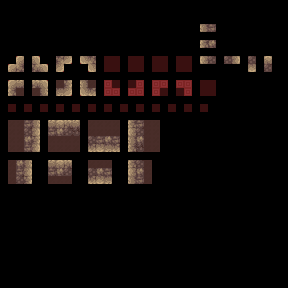

Rendered tile map (Tiled .tmx) drawn with the repository's tilesets; below, a short description and the map source with its tile grids summarised:
An orthogonal 36x36 tile map with 8x8 px tiles, 3 tile layers (regions, input_FG, output_FG).

<map version="1.2" tiledversion="1.2.4" orientation="orthogonal" renderorder="right-down" width="36" height="36" tilewidth="8" tileheight="8" infinite="0" nextlayerid="15" nextobjectid="1">
 <tileset firstgid="1" name="tiles" tilewidth="8" tileheight="8" tilecount="8192" columns="128">
  <image source="tiles.png" width="1024" height="512" />
 </tileset>
 <layer id="12" name="regions" width="36" height="36" opacity="0.33">
  <data>[1296 cells, 189 non-empty, 1 distinct tile ids]</data>
 </layer>
 <layer id="13" name="input_FG" width="36" height="36" opacity="0.6">
  <data>[1296 cells, 152 non-empty, 2 distinct tile ids]</data>
 </layer>
 <layer id="14" name="output_FG" width="36" height="36" opacity="0.89">
  <data>[1296 cells, 140 non-empty, 25 distinct tile ids]</data>
 </layer>
</map>
